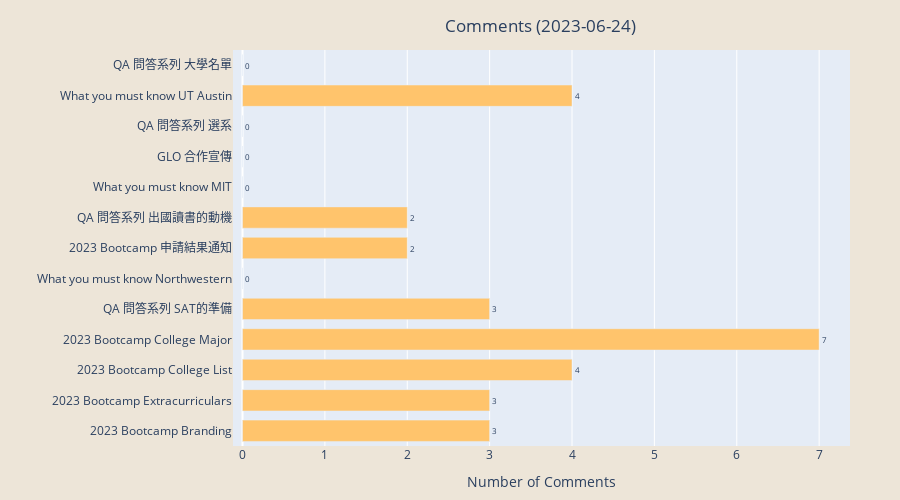

Notebook cell for this chart:
### Code cell
# Comments
plt.figure(figsize=(10,6))
plt.barh(df["label"], width = df["comments"], color = "#FFC46C") 
plt.title("Comments " + f"({date.today()})")
plt.xlabel("Number of Comments")
plt.rcParams['axes.facecolor'] = "#EDE5D8"
for index, value in enumerate(df["comments"]):
    plt.text(value, index,
             str(value), fontsize = 8)
#plt.savefig(f'comments_{date_format}.png', bbox_inches='tight')
#plt.show()
comments_plot = plt.gcf()

# Convert the Matplotlib bar plot to Plotly-compatible traces
data = go.Bar(
    y=df["label"],
    x=df["comments"],
    orientation='h',
    marker=dict(color="#FFC46C"),
    name="Comments"
)

# Create the layout for the plot
layout = go.Layout(
    title=dict(
    text="Comments " + f"({date.today()})",
    x=0.6,  # Set the x-position of the title to the center of the plot
    y=0.96   # Set the y-position of the title (0 is the top, 1 is the bottom)
    ),
    xaxis=dict(title="Number of Comments"),
    yaxis=dict(title=""),
    paper_bgcolor="#EDE5D8",
    yaxis_tickfont=dict(size=12),
    bargap=0.3,
    height = 500,
    margin=dict(l=50, r=50, t=50, b=50)
)

# Create the Figure object and add the data and layout
comments_fig = go.Figure(data=data, layout=layout)

# Add text annotations to the bars
for i, value in enumerate(df["comments"]):
    comments_fig.add_annotation(
        x=value,
        y=df["label"][i],
        text="     " + str(value),
        font=dict(size=8),
        showarrow=False
    )

# Display the interactive plot
comments_fig.show()
#pio.write_image(comments_fig, f'comments_{date_format}.png')

### Figure 1 — Plotly figure (JSON) as saved in the notebook; plotly's stock layout.template omitted (floating-point values rounded to 4 significant figures)
{"data": [{"marker": {"color": "#FFC46C"}, "name": "Comments", "orientation": "h", "type": "bar", "x": [3, 3, 4, 7, 3, 0, 2, 2, 0, 0, 0, 4, 0], "y": ["2023 Bootcamp Branding", "2023 Bootcamp Extracurriculars", "2023 Bootcamp College List", "2023 Bootcamp College Major", "QA 問答系列 SAT的準備", "What you must know Northwestern", "2023 Bootcamp 申請結果通知", "QA 問答系列 出國讀書的動機", "What you must know MIT", "GLO 合作宣傳", "QA 問答系列 選系", "What you must know UT Austin", "QA 問答系列 大學名單"]}], "layout": {"annotations": [{"font": {"size": 8}, "showarrow": false, "text": "     3", "x": 3, "y": "2023 Bootcamp Branding"}, {"font": {"size": 8}, "showarrow": false, "text": "     3", "x": 3, "y": "2023 Bootcamp Extracurriculars"}, {"font": {"size": 8}, "showarrow": false, "text": "     4", "x": 4, "y": "2023 Bootcamp College List"}, {"font": {"size": 8}, "showarrow": false, "text": "     7", "x": 7, "y": "2023 Bootcamp College Major"}, {"font": {"size": 8}, "showarrow": false, "text": "     3", "x": 3, "y": "QA 問答系列 SAT的準備"}, {"font": {"size": 8}, "showarrow": false, "text": "     0", "x": 0, "y": "What you must know Northwestern"}, {"font": {"size": 8}, "showarrow": false, "text": "     2", "x": 2, "y": "2023 Bootcamp 申請結果通知"}, {"font": {"size": 8}, "showarrow": false, "text": "     2", "x": 2, "y": "QA 問答系列 出國讀書的動機"}, {"font": {"size": 8}, "showarrow": false, "text": "     0", "x": 0, "y": "What you must know MIT"}, {"font": {"size": 8}, "showarrow": false, "text": "     0", "x": 0, "y": "GLO 合作宣傳"}, {"font": {"size": 8}, "showarrow": false, "text": "     0", "x": 0, "y": "QA 問答系列 選系"}, {"font": {"size": 8}, "showarrow": false, "text": "     4", "x": 4, "y": "What you must know UT Austin"}, {"font": {"size": 8}, "showarrow": false, "text": "     0", "x": 0, "y": "QA 問答系列 大學名單"}], "bargap": 0.3, "height": 500, "margin": {"b": 50, "l": 50, "r": 50, "t": 50}, "paper_bgcolor": "#EDE5D8", "title": {"text": "Comments (2023-06-24)", "x": 0.6, "y": 0.96}, "xaxis": {"title": {"text": "Number of Comments"}}, "yaxis": {"tickfont": {"size": 12}, "title": {"text": ""}}}}
